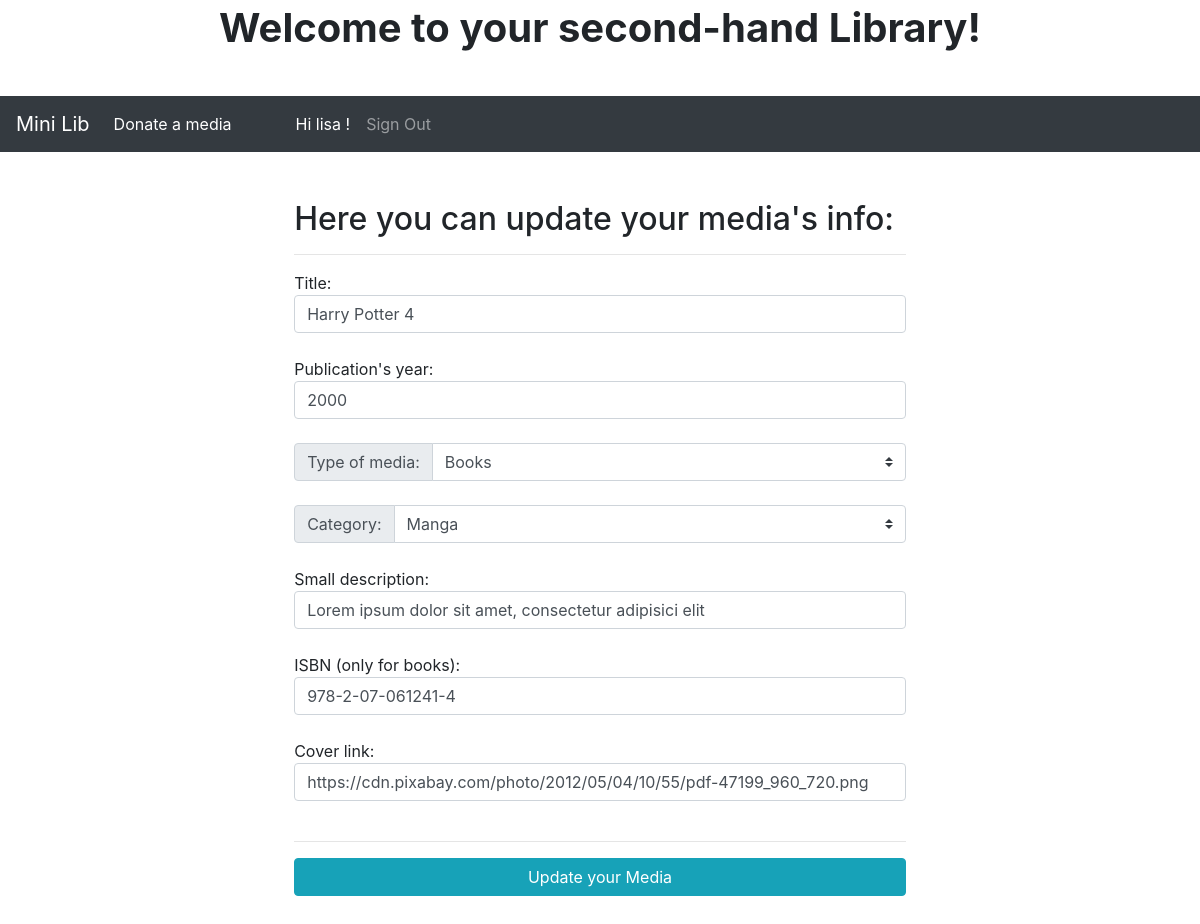
Screenshot of /updateMedia.php?id=4 (signed in) with the database file from the repository.
### tables this page shows
CREATE TABLE `users` (
  `userID` int(11) NOT NULL,
  `nickName` varchar(50) NOT NULL,
  `userPass` varchar(255) NOT NULL,
  `email` varchar(200) NOT NULL,
  `userStatus` enum('user','admin') DEFAULT 'user'
);

CREATE TABLE `medias` (
  `mediaID` int(11) NOT NULL,
  `publishDate` year(4) NOT NULL,
  `imageLink` varchar(500) DEFAULT NULL,
  `description` varchar(500) NOT NULL,
  `ISBN` varchar(20) NOT NULL,
  `title` varchar(200) NOT NULL,
  `available` enum('yes','no') DEFAULT 'yes',
  `category` enum('Novel','Fiction','Biography','Horror','Children','Manga','Comic','Health','Education','Diverse') DEFAULT 'Diverse',
  `type` enum('Book','CD','DVD') NOT NULL,
  `fk_userID` int(11) DEFAULT NULL,
  `fk_publisherID` int(11) DEFAULT NULL,
  `fk_authorID` int(11) DEFAULT NULL
);

### database/dbAccess.php (called while the page is built, shortened)
<?php
function getUserNickname($userID){
    $conn = connect();
    $res=mysqli_query($conn, "SELECT * FROM users WHERE userID=".$userID);
    $userRow=mysqli_fetch_array($res, MYSQLI_ASSOC);
    return $userRow['nickName'];
}
?>

### updateMedia.php (the view, shortened to what this page needs)
<?php
require_once 'database/dbAccess.php';
$conn = connect();
?>
<!DOCTYPE html>
<html lang="en">
<head>
    <link href="https://stackpath.bootstrapcdn.com/bootstrap/4.4.1/css/bootstrap.min.css" rel="stylesheet">
    <link rel="stylesheet" href="library.css">
</head>
<body>
<div id="content">
    <header>
        <h1 class="font-weight-bold text-center p-1">Welcome to your second-hand Library!</h1>
        <div class="text-center p-1"><img class="col-md-1 col-3 " src="https://cdn.pixabay.com/photo/2014/03/25/16/27/literature-297187_960_720.png" alt=""></div>
    </header>
    <nav class="navbar navbar-expand-lg navbar-dark bg-dark mb-sm-5 ">
        <a class="navbar-brand" href="home.php">Mini Lib</a>
        <div class="collapse navbar-collapse" id="navbarSupportedContent">
            <ul class="navbar-nav mr-auto">
                <li class="nav-item active">
                    <a class="nav-link" href="#">Donate a media</a>
                </li>
                <li class="nav-item active ml-5">
                    <span class="nav-link" >Hi <?php echo  getUserNickname($userID); ?> !</span>
                </li>
                <li class="nav-item">
                    <a class="nav-link" href="logout.php?logout">Sign Out</a>
                </li>
            </ul>
        </div>
    </nav>
    <div id="mediaContent" class="container mt-sm-5 col-8 ">
        <?php
        if ($_GET["id"]) {
        $id =  $_GET["id"];
        $sql = "SELECT * FROM medias WHERE mediaID = $id";
        $result = mysqli_query($conn, $sql);
        $row= $result->fetch_assoc();
        }
        ?>
        <form class="col-10 mx-auto" method="post"  action="updateMedia.php?id=<?=$id?>"  autocomplete="off" >
            <h2>Here you can update your media's info:</h2>
            <hr />
            Title:
            <input class ="form-control" type="text" name="title" id="title" value="<?php echo $row['title']?>"placeholder ="Enter Title"  maxlength ="50"  /><br>
            Publication's year:
            <input class ="form-control" type="text" name="publishDate" id="publishDate" placeholder ="Enter the year of publication, i.e. 2006"  maxlength ="4" value="<?php echo $row['publishDate']?>" /><br>
            <div class="input-group mb-4">
                <div class="input-group-prepend">
                    <label class="input-group-text" for="inputGroupSelect01">Type of media:</label>
                </div>
                <select name="type" value="<?php echo $row['type']?>" class="custom-select" id="inputGroupSelect01">
                    <option name="type" value="Book" <?php if($row['type'] == 'Book') echo "selected='selected'"?>>Books</option>
                </select>
            </div>
            <div class="input-group mb-4">
                <div class="input-group-prepend">
                    <label class="input-group-text" for="inputGroupSelect01">Category:</label>
                </div>
                <select name="category" value="<?php echo $row['category']?>" class="custom-select " id="inputGroupSelect02">
                    <option name="category" value="Manga" <?php if($row['category'] == 'Manga') echo "selected='selected'"?>>Manga</option>
                </select>
            </div>
            Small description:
            <input class ="form-control" type="text" name="description" id="description" placeholder ="Enter a small description of your media" value="<?php echo $row['description']?>" maxlength ="500"  /><br>
            ISBN (only for books):
            <input class ="form-control" type="text" name="ISBN" id="ISBN" placeholder ="Enter the ISBN number of your book" value="<?php echo $row['ISBN']?>" maxlength ="20"  /><br>
            Cover link:
            <input class ="form-control" type="text" name="imageLink" id="imageLink" placeholder ="Copy here a link for the cover of your media" value="<?php echo $row['imageLink']?>" maxlength ="500"  /><br>
            <hr />
            <button   type = "submit"   class = "btn btn-block btn-info"   name = "donate" >Update your Media</button >
        </form >
    </div>
</div>
</body>
</html>

### library.css (style rules this page uses)
body { background-image: url("https://cdn.pixabay.com/photo/2013/07/18/14/56/open-163976_960_720.jpg"); background-repeat: repeat-y; background-size: 100%; }
html, body { height: 100%; }
#content { background-color: rgba(255,255,255, 0.5); margin: 0; height: 100%; }
#mediaContent { margin-top: 1%; height: 55%; overflow: auto; }

### rows the page displays
users: nickName "lisa"
medias: title "Harry Potter 4", publishDate "2000", type "Books", category "Manga", description "Lorem ipsum dolor sit amet, consectetur adipisici elit", ISBN "978-2-07-061241-4", imageLink "https://cdn.pixabay.com/photo/2012/05/04/10/55/pdf-47199_960_720.png"
